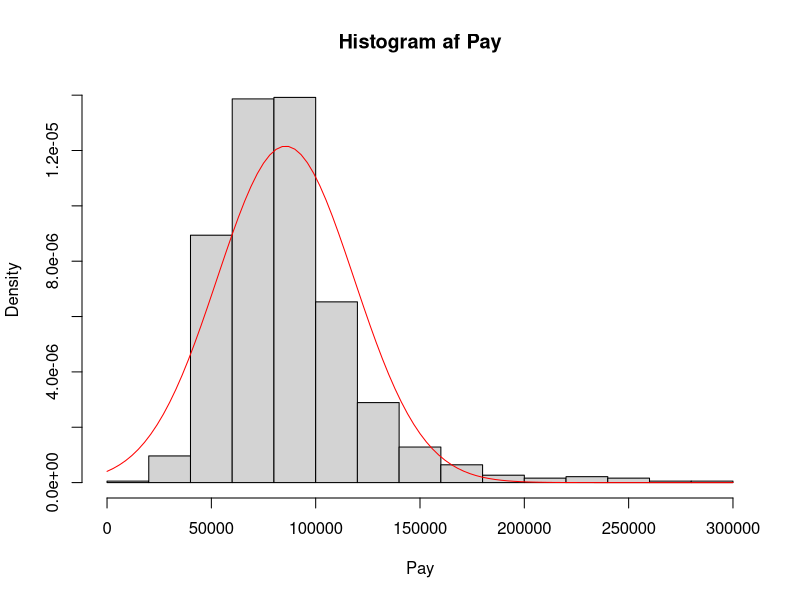
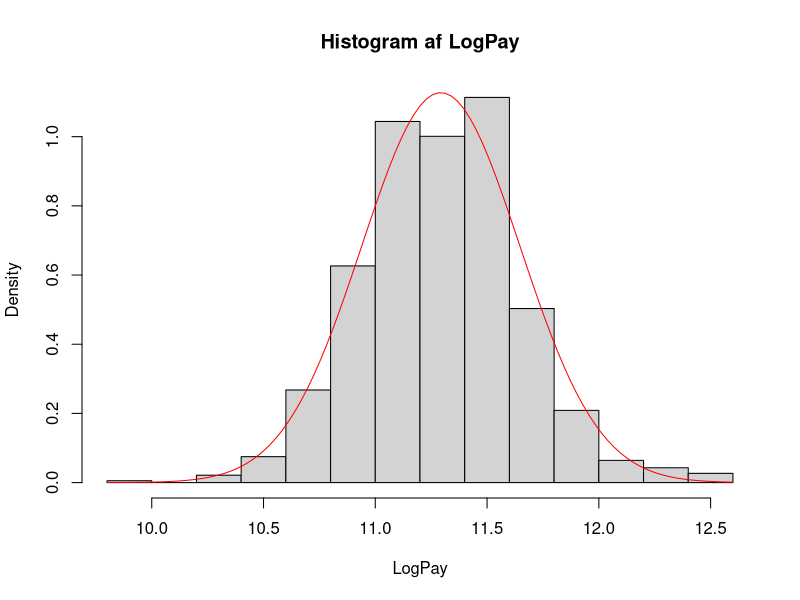

Reproduce these figures in R, in order.
#Handout
getwd()
paydata2017 <- read.table("paydata2017.txt", header=TRUE)

#Opgave1.
paydata2017 <- transform(paydata2017, LogPay = log(Pay))

median(paydata2017$Pay)
mean(paydata2017$Pay)
var(paydata2017$Pay)
sd(paydata2017$Pay)

median(paydata2017$LogPay)
mean(paydata2017$LogPay)
var(paydata2017$LogPay)
sd(paydata2017$LogPay)

#Ogpave2.

##Pay
hist(paydata2017$Pay, prob = TRUE, main = "Histogram af Pay", xlab = "Pay")

mean_pay <- mean(paydata2017$Pay)
sd_pay <- sd(paydata2017$Pay)


f_pay <- function(x) dnorm(x, mean = mean_pay, sd = sd_pay)
curve(f_pay, add = TRUE, col = "red")

##LogPay
hist(paydata2017$LogPay, prob = TRUE, main = "Histogram af LogPay", xlab = "LogPay")

mean_log <- mean(paydata2017$LogPay)
sd_log <- sd(paydata2017$LogPay)

f_log <- function(x) dnorm(x, mean = mean_log, sd = sd_log)
curve(f_log, add = TRUE, col = "red")

#Opgave3.
x <- log(100000)

p_normal <- 1 - pnorm(x, mean = mean_log, sd   = sd_log)
p_normal

p_empirical <- mean(paydata2017$Pay > 100000)
p_empirical

#Opgave4.